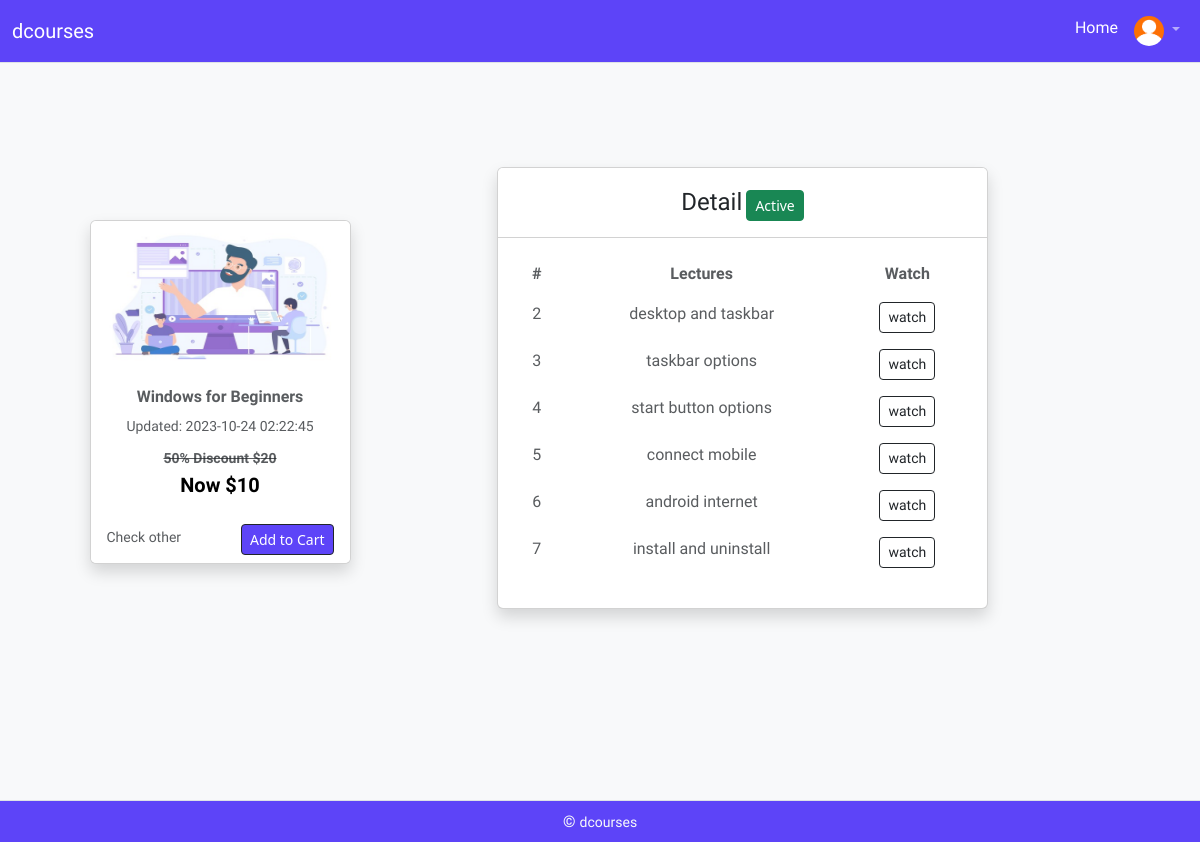
The page /assets/detail.php?id=1 on the database its author committed.
### tables this page shows
CREATE TABLE `settings` (
  `id` int(11) UNSIGNED NOT NULL,
  `option` varchar(50) NOT NULL,
  `features` varchar(50) NOT NULL,
  `action` varchar(11) NOT NULL,
  `updates` timestamp NOT NULL DEFAULT current_timestamp() ON UPDATE current_timestamp()
);

CREATE TABLE `courses` (
  `id` int(11) NOT NULL,
  `photo` varchar(100) NOT NULL,
  `name` varchar(100) NOT NULL,
  `price` varchar(100) NOT NULL,
  `updates` timestamp NOT NULL DEFAULT current_timestamp() ON UPDATE current_timestamp()
);

CREATE TABLE `lectures` (
  `id` int(11) NOT NULL,
  `cid` varchar(100) NOT NULL,
  `yid` varchar(100) NOT NULL,
  `title` varchar(100) NOT NULL,
  `mark` varchar(100) NOT NULL,
  `updates` timestamp NOT NULL DEFAULT current_timestamp() ON UPDATE current_timestamp()
);

### assets/detail.php (the view, shortened to what this page needs)
<?php
include ('connect.php');
?>
<!DOCTYPE html>
<html lang="en">
<head>
    <link href="css/bootstrap.min.css" rel="stylesheet">
    <link href="css/style.css" rel="stylesheet">
<body class="bg-light">
      <?php  include "nav.php"; ?>
        <div class="container-fluid">
            <div class="container">
                <div class=" row py-5 align-items-center justify-content-center" style="min-height: 100vh">
                    <div class="col-md-3  mb-3">
                <?php
                $cid = $_GET['id'];
       $wstmt = $db->prepare("SELECT * FROM courses where id = '$cid' ");
       $wstmt->execute();
       $row = $wstmt->fetch(PDO::FETCH_ASSOC);
       ?>
                    <div class="card shadow hover-1">
                                    <a class="text-decoration-none" href="#">
                              <img height="150" src="<?php  echo $row['photo']; ?>" class="card-img-top opacity-75" alt="...">
                              <div class="card-img-overlay p-0 h-25 w-25">
                              </div>
                              <div class="card-body text-center">
                                <h5 class="card-title text-muted fw-bold fs-6"><?php  echo $row['name']; ?></h5>
                                <div class="ctext">
                                <span class="card-text small text-muted">Updated: <?php  echo $row['updates']; ?></span>
                                <p class="mt-2 mb-0 mt-0"><strike class="text-muted fw-bold strik small">50% Discount $<?php  echo $row['price'] * 2; ?></strike></span>
                                </p>
                                <span class="fw-bold fs-5 mb-0">Now $<?php echo $row['price'];  ?></span>
                                </div>
                              </div>
                              </a>
                              <div class="card-footer border-0 bg-white">
                              <a class="text-muted small text-decoration-none"
                              href="../index.php">Check other</a>
                              <div class="z-3 clearfix d-inline">
                                  <a class="btn btn-sm btn-dark ccolor float-end "
                                  href="cart.php?courseid=<?php echo $row['id']; ?>`">Add to Cart</a>
                                </div>
                                    </div>
                                  </div>
                    </div>
                    <div class="col-md-8 text-center mb-3">
<div class="card shadow mt-2 mb-3 col-lg-8 mx-auto">
    <div class="card-header bg-white py-3">
    <?php
$vstmt = $db->prepare("SELECT count(*)FROM vip where cid = '$cid' and status = 'active' ");
$vstmt->execute();
$vip = $vstmt->fetch(PDO::FETCH_NUM);
?>
    <span class="fs-4">Detail</span>
    <?php
    if ($vip[0] ?? null > 0 ) {
      ?>
  <button class="btn btn-sm btn-success">Active</button>
  <?php
    }
  ?>
    </div>
    <div class="card-body" >
   <div class="table-responsive ">
                <table class="table table-borderless table-hover">
                    <thead class="bg-light mb-2">
                    <th class="text-muted">#</th>
                  <th class="text-muted">Lectures</th>
                  <th class="text-muted">Watch</th>
                  </thead>
  <?php
$stmt = $db->prepare("SELECT * FROM lectures where cid = '$cid' and mark = '' ");
$stmt->execute();
$count = 1;
while($row = $stmt->fetch(PDO::FETCH_ASSOC))
{
  $count++;
  if ($count >= 4 && !$vip[0] ?? null > 0 ) {
    ?>
  <tr>
  <td><span class="text-muted"><?php echo $count;?></span></td>
  <td><span class="text-muted"><?php echo $row['title'] ?? null;?></span></td>
  <td><span class="text-muted">VIP only</span></td>
  </tr>
  <?php
      }elseif ($count >= 4 && $vip[0] ?? null > 0 ) {
  ?>
<tr>
  <td><span class="text-muted"><?php echo $count;?></span></td>
  <td><span class="text-muted"><?php echo $row['title'] ?? null;?></span></td>
  <td>
<a  class=" btn btn-outline-dark btn-sm"
href="detail.php?yid=<?php echo $row['yid'];?>&id=<?php echo $row['cid'];?>">watch</a>
</td>
  </tr>
   <?php
      }else{
   ?>
<tr
<?php
if (isset($_GET['yid'])) {
  if( $row['yid'] == $_GET['yid'] ) {
    echo 'class="bg-dark-subtle"';
  }}
?>
>
<td><span class="text-muted"><?php echo $count;?></span></td>
<td>
  <a class="text-decoration-none" href="detail.php?yid=<?php echo $row['yid'];?>&id=<?php echo $row['cid'];?>">
<span class="text-muted"><?php echo $row['title'] ?? null;?></span>
</a>
</td>
<td>
<a  class=" btn btn-outline-dark btn-sm"
href="detail.php?yid=<?php echo $row['yid'];?>&id=<?php echo $row['cid'];?>">watch</a>
</td>
</tr>
<?php
}}
?>
</table>
</div>
</div>
</div>
                    </div>
                </div>
            </div>
        </div>
    <?php include "footer.php"; ?>
</body>
</html>

### assets/nav.php (shortened to what this page needs)
<?php
$navstmt = $db->prepare("SELECT * FROM settings where option = 'settings' and features = 'header' ");
$navstmt->execute();
$brand=$navstmt->fetch(PDO::FETCH_ASSOC);
?>
<nav class="navbar navbar-dark ccolor  px-0  border-bottom navbar-expand-lg navbar-expand-md fixed-top ">
        <div class="container-fluid">
            <div class="btn-group">
                <a class="navbar-brand" href="../index.php"><?php echo $brand['action']; ?></a>
            </div>
            <div class="offcanvas offcanvas-end bg-dark" tabindex="-1" id="offcanvasNavbar" aria-labelledby="offcanvasNavbarLabel">
                <div class="offcanvas-body">
                    <ul class="navbar-nav justify-content-end flex-grow-1 pe-0">
                        <li class="nav-item">
                            <a class="nav-link active" aria-current="page" href="../index.php">Home</a>
                        </li>
                        <li class="nav-item dropdown me-0">
                            <?php
                            if (isset($_SESSION['activeuser'])) {
                                $imgid = $_SESSION['activeuser'];
                                $imgstmt = $db->prepare("SELECT * FROM member where id = '$imgid' ");
                                $imgstmt->execute();
                                $imgrow=$imgstmt->fetch(PDO::FETCH_ASSOC);
                                ?>
                                <a class="nav-link dropdown-toggle" href="#" role="button" data-bs-toggle="dropdown" aria-expanded="false">
                                <img src="<?php echo $imgrow['photo']; ?>" alt="user" width="30" height="30" class="rounded-circle">
                                </a>
                                <?php
                            }else{
                            ?>
                            <a class="nav-link dropdown-toggle" href="#" role="button" data-bs-toggle="dropdown" aria-expanded="false">
                                <img src="img/user.png" alt="user" width="30" height="30" class="rounded-circle">
                            </a>
                            <?php
                            }
                            ?>
                            </li>
                    </ul>
                </div>
            </div>
        </div>
    </nav>

### assets/footer.php
<footer class="row px-0 mt-auto  border-top py-2 ccolor mb-0">
      <div class="col text-center text-light">
          <span class="fw-bold ">&copy;</span>
          <span class="small ">
              <a class="text-light text-decoration-none" href="../index.php"><?php echo $brand['action']; ?></a>
          </span>
      </div>
  </footer>

### assets/css/style.css (style rules this page uses)
.ccolor { background-color: #5d44f8; }
td, tr,p,a,span { font-family: 'Roboto'; font-weight: normal; font-style: normal; }
h1,h2,h3,h4,h5,h6 { font-family: 'Roboto'; font-weight: 700; font-style: normal; }
a { color: #000; }
body { overflow-x: hidden; }

### rows shown on the page
settings: action "dcourses"
courses: photo (picture), name "Windows for Beginners", updates "2023-10-24 02:22:45", $row['price']*2 "20", price "10"
lectures: title "desktop and taskbar"
lectures: title "taskbar options"
lectures: title "start button options"
lectures: title "connect mobile"
lectures: title "android internet"
lectures: title "install and uninstall"
